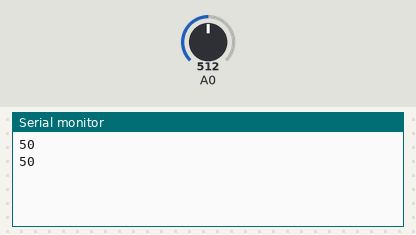
The sketch below on a simulated Arduino Uno, built with avr-gcc and run on an emulated ATmega328P. Shown: the last lines printed to the serial monitor. The test bench sets the inputs (shaded band); at power-on: A0 = 512.

Above: at 1.8 s.
1.9 s: A0 set to 716
At 2.8 s:
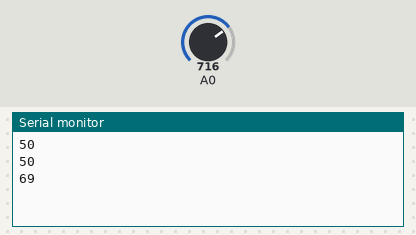
3.4 s: A0 set to 900
At 4.6 s:
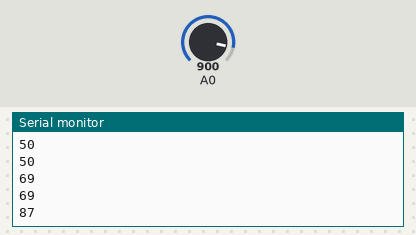
Timing chart, 0 to 6.4 s (numbered marks = the images above; inputs shaded):
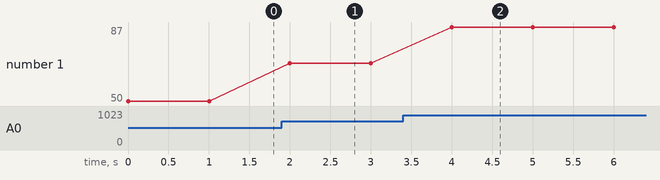

Measured:
- after the input at 1.9 s, the serial monitor: prints a new line after 0.10 s (image 1)
- after the input at 3.4 s, the serial monitor: prints a new line after 0.60 s (image 2)
- plotted number 1: 50 → 69 after the input at 1.9 s, 69 → 87 after the input at 3.4 s

The sketch:

LightLevelReader.ino
```cpp
void setup() {
  Serial.begin(9600);
}

void loop() {
  int sensor = analogRead(A0);
  int scaled = map(sensor, 0, 1023, 0, 100);
  Serial.println(scaled);
  delay(1000);
}
```
